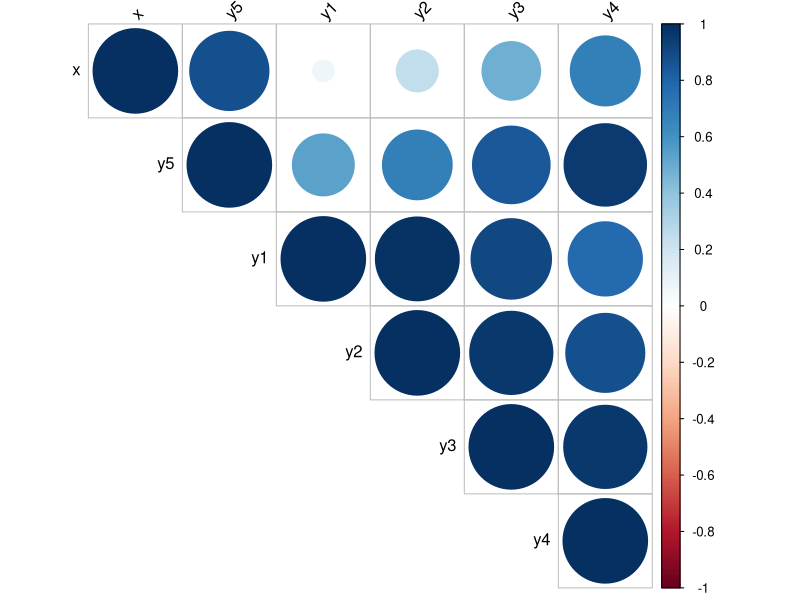

This chart was generated by the following R code: (Note: this script raises an error after producing the figure.)
#####################################################################
# Title:Correlation Explained
# Author: Steph de Silva.
# Email: steph@rex-analytics.com
# Date created: 22/06/16
# Date last altered: 22/06/16
# Attributions and acknowledgment of derivation:
# This script is due to information, tips and advice given in:
# - Generating random numbers in R: http://www.cookbook-r.com/Numbers/Generating_random_numbers/
# - http://www.sthda.com/english/wiki/correlation-matrix-a-quick-start-guide-to-analyze-format-and-visualize-a-correlation-matrix-using-r-software?utm_content=bufferb6058&utm_medium=social&utm_source=twitter.com&utm_campaign=buffer#correlation-analysis-in-r
# Purpose: This script is intended generate random data and then plot 
# frequency distributions of sample mean and z score at different sample sizes.
#########################################################################
# Data Used: Generated
# Source: the computer
# Specifically: NA
# Translation by:NA
# Date Accessed: NA
# Gutenberg Number: NA
#########################################################################
# Script Outline:
# 1. Load Libraries, generate initial population
# 2. Calculate correlations, create correlograms
#########################################################################
# 1. Load libraries, generate initial population
#########################################################################

rm(list=ls(all=TRUE)) # clear the workspace of anything else
set.seed(1234) # we may want to do this again some day. 

# Generate variables

epsilon<-rnorm(1000, mean=0, sd=1)
x<- rnorm(1000, mean=0, sd=1)
y1<-0.01*x+epsilon
y2<-0.2*x+epsilon
y3<-0.5*x+epsilon
y4<-0.9*x+epsilon
y5<-0.9*x+epsilon/2

y<-cbind(x,y1,y2,y3,y4,y5)

# Calculate the Pearson's correlation coefficient + p-values
library(Hmisc)
correlations<-cor(y, method="pearson")
pvalues_correlation<-rcorr(y, type="pearson")

print(correlations)
print(pvalues_correlation)

## Function from http://www.sthda.com/english/wiki/correlation-matrix-a-quick-start-guide-to-analyze-format-and-visualize-a-correlation-matrix-using-r-software?utm_content=bufferb6058&utm_medium=social&utm_source=twitter.com&utm_campaign=buffer#correlation-analysis-in-r

flattenCorrMatrix <- function(cormat, pmat) {
  ut <- upper.tri(cormat)
  data.frame(
    row = rownames(cormat)[row(cormat)[ut]],
    column = rownames(cormat)[col(cormat)[ut]],
    cor  =(cormat)[ut],
    p = pmat[ut]
  )
}

res<-rcorr(as.matrix(y))
flattenCorrMatrix(res$r, res$P)

library(corrplot)
corrplot(correlations, type="upper", order="hclust", tl.col="black", tl.srt=45)

#### Now create some scatter plots 

loops<- dim(y) # length of vector of examples
loops<-loops[2]-1
words<-c("Extremely weak", "Weak", "Moderate", "Strong", "Very Strong")
correlations<-round(correlations, digits=2)
rho_words<-"rho="
numbers<-c(paste(rho_words, correlations[2,1]),paste(rho_words, correlations[3,1]), paste(rho_words, correlations[4,1]), paste(rho_words, correlations[5,1]),paste(rho_words, correlations[6,1]))
for (i in 1:loops) {
  print(i)
  
  saveto=paste("~/Documents/Rex Analytics/Blog/asymptotics/Correlations/rho is", words[i])
  jpeg(file =saveto )
  plot(y[,1], y[,i+1], type="p", main=paste("Correlation: ",words[i]), sub=numbers[i], col="chartreuse4", xlab="", ylab="" )
  abline(h=0, v=0)
  dev.off() 
}
